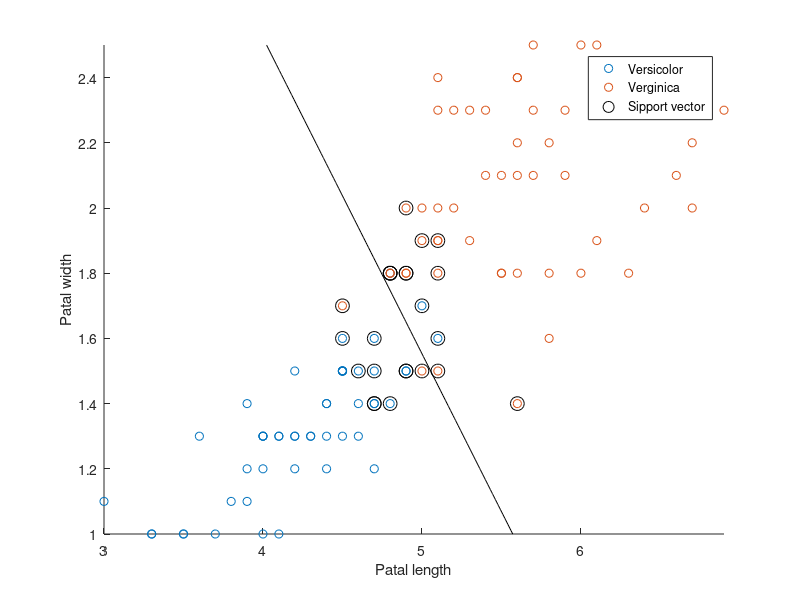
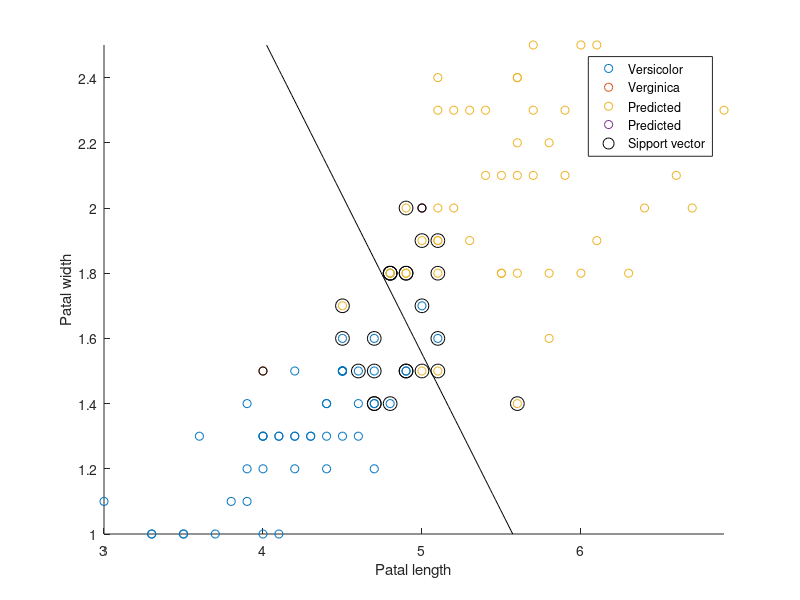

Source code (MATLAB) for these figures, in order:
    %% load the dataset
    load fisheriris

    %% Split the data set to features and target
    x = meas(51:end,3:4);
    y = species(51:end);

    %% Fit SVM
    SVmodel1 = fitcsvm(x,y);

    %% Extract support vectors
    sv = SVmodel1.SupportVectors;

    %% Create a grid to plot decition boundry
    x1range = linspace(min(x(:,1)), max(x(:,1)),100);
    x2range = linspace(min(x(:,2)), max(x(:,2)),100);

    %% meshgrid creates 2D cordinates matrix (x1, x2)
    [x1, x2] = meshgrid(x1range, x2range);
    xGrid = [x1(:), x2(:)];

    %% Predict labels for grid
    %[label ,score] = predict(SVmodel1, xGrid));
    [~, score] = predict(SVmodel1, xGrid);

    %% Plot the data points and desition boundry
    figure;
    gscatter(x(:,1), x(:,2), y);
    hold on;
    plot(sv(:,1), sv(:,2), 'ko', 'MarkerSize',10);
    contour(x1, x2, reshape(score(:,2), size(x1)), [0,0], 'k'); %Decision boundry
    xlabel('Patal length');
    ylabel('Patal width');
    legend('Versicolor', 'Verginica','Sipport vector');
    hold off;

    %%
    xNew = [5 2; 4,1.5];
    x = [x;xNew];
    species = predict(SVmodel1, xNew);
    
    %% struct - string concat
    speciesNew = strcat(species, '(Predicted)');
    
    %%
    y = [y;speciesNew];
    figure;
    gscatter(x(:,1), x(:,2), y);
    hold on;
    plot(sv(:,1), sv(:,2), 'ko', 'MarkerSize',10);
    plot(xNew(:,1), xNew(:,2), 'ko');
    contour(x1, x2, reshape(score(:,2), size(x1)), [0,0], 'k'); %Decision boundry
    xlabel('Patal length');
    ylabel('Patal width');
    legend('Versicolor', 'Verginica','Predicted','Predicted','Sipport vector');
    hold off;
    
    
    
    
